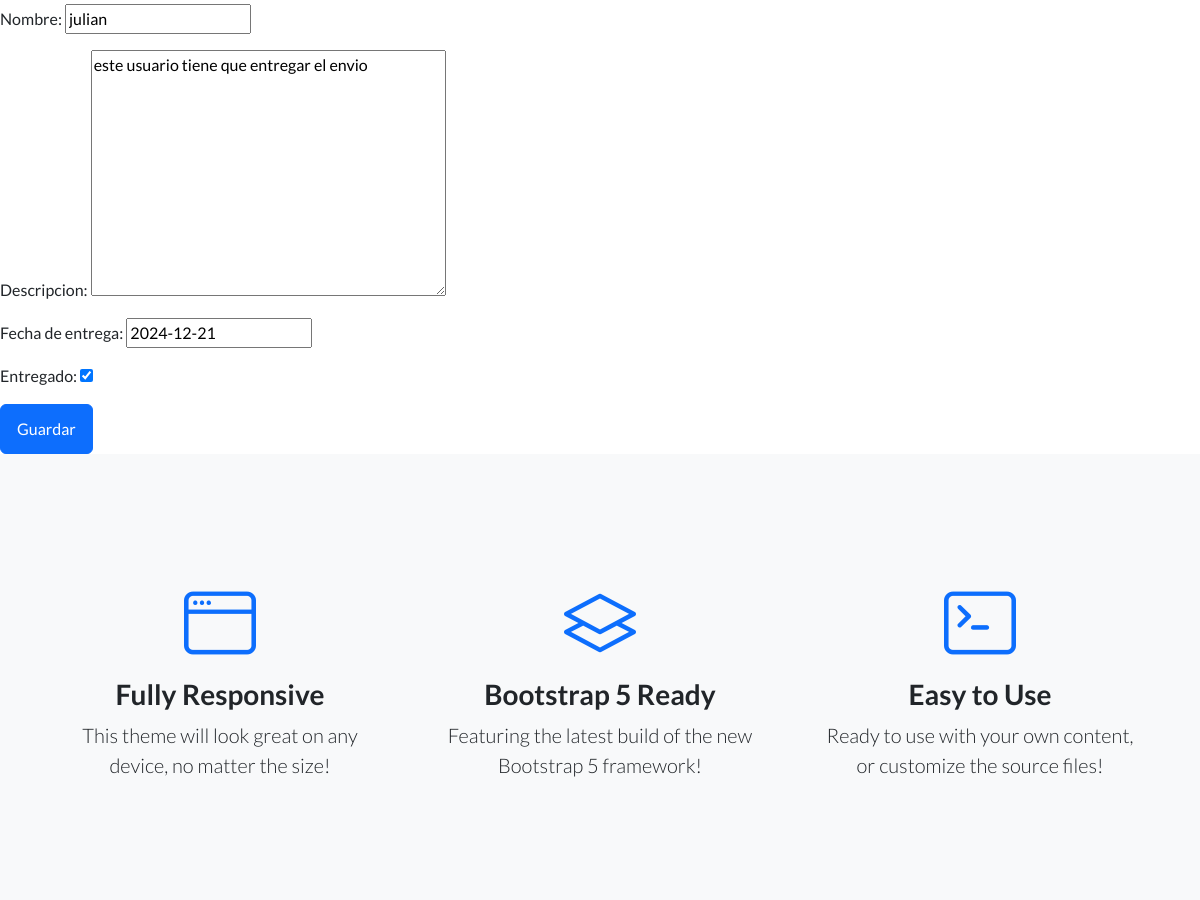
/editar_envio/1 (middle part), run on an earlier commit of the app's database.
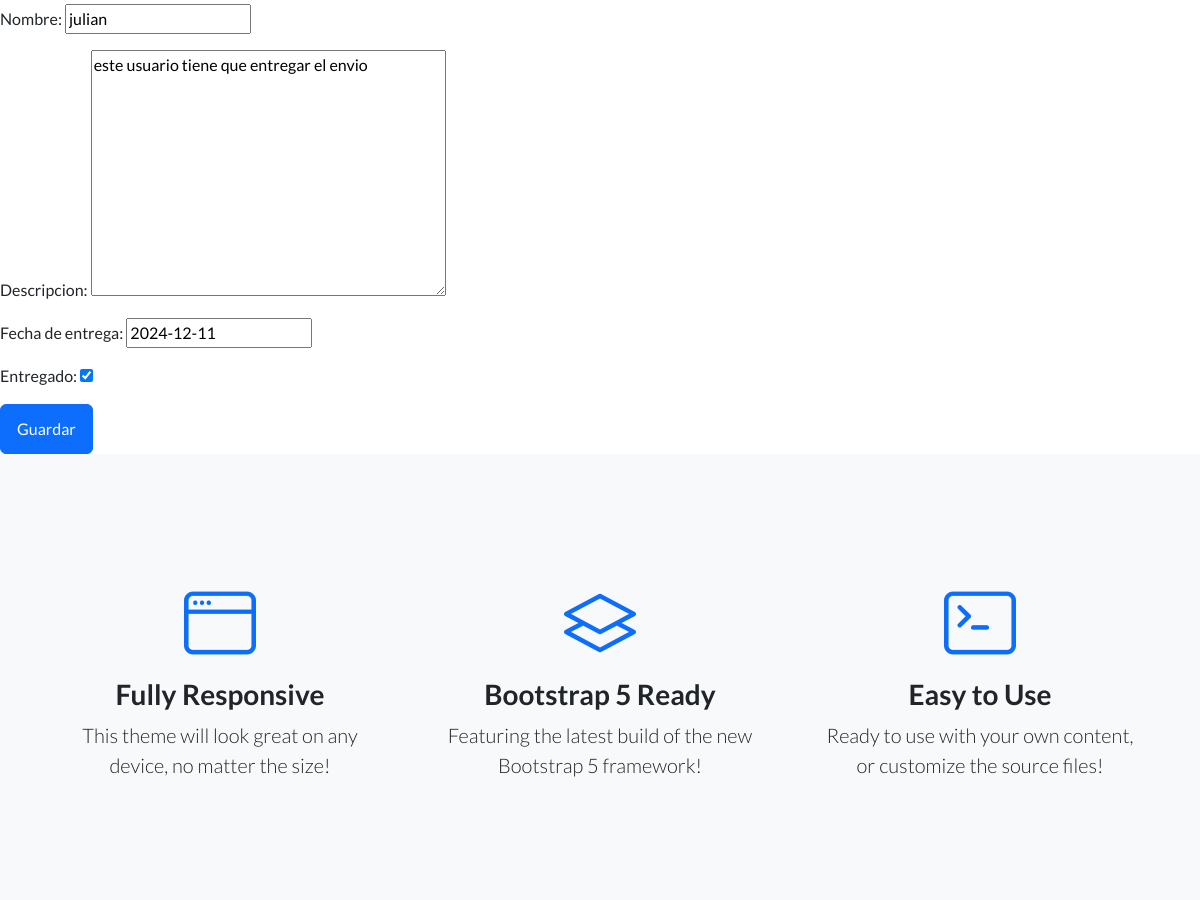
And on a later commit of the database.
### AppCoder/models.py (models this page shows, shortened)
class Envio(models.Model):
    nombre = models.CharField(max_length=30)
    descripcion = models.TextField()
    fecha_de_entrega = models.DateField()
    entregado = models.BooleanField()

### AppCoder/views.py (the view)
# urls.py: path('editar_envio/<int:pk>', views.EnvioUpdateView.as_view(), name='editar_envio'),
class EnvioUpdateView(UpdateView):
    model = Envio
    form_class = EnvioForm
    template_name = "appcoder/editar_envio.html"
    success_url = reverse_lazy("lista_envio")

### AppCoder/forms.py
class EnvioForm(forms.ModelForm):
    class Meta:
        model = Envio
        fields = '__all__'

### AppCoder/templates/appcoder/editar_envio.html (shortened to what this page needs)
{% extends "AppCoder/index.html" %}
{% load static %}
{% block contenidoQueCambia %}
<!DOCTYPE html>
<html lang="en">
<head>
</head>
<body>
    <form method="POST">
        {{ form.as_p }}
        <button type="submit" class="btn btn-primary">Guardar</button>
    </form>
</body>
</html>
{% endblock %}

What changed in the data, as far as the page shows it:
changed Envio "julian": fecha_de_entrega "2024-12-21" → "2024-12-11"
